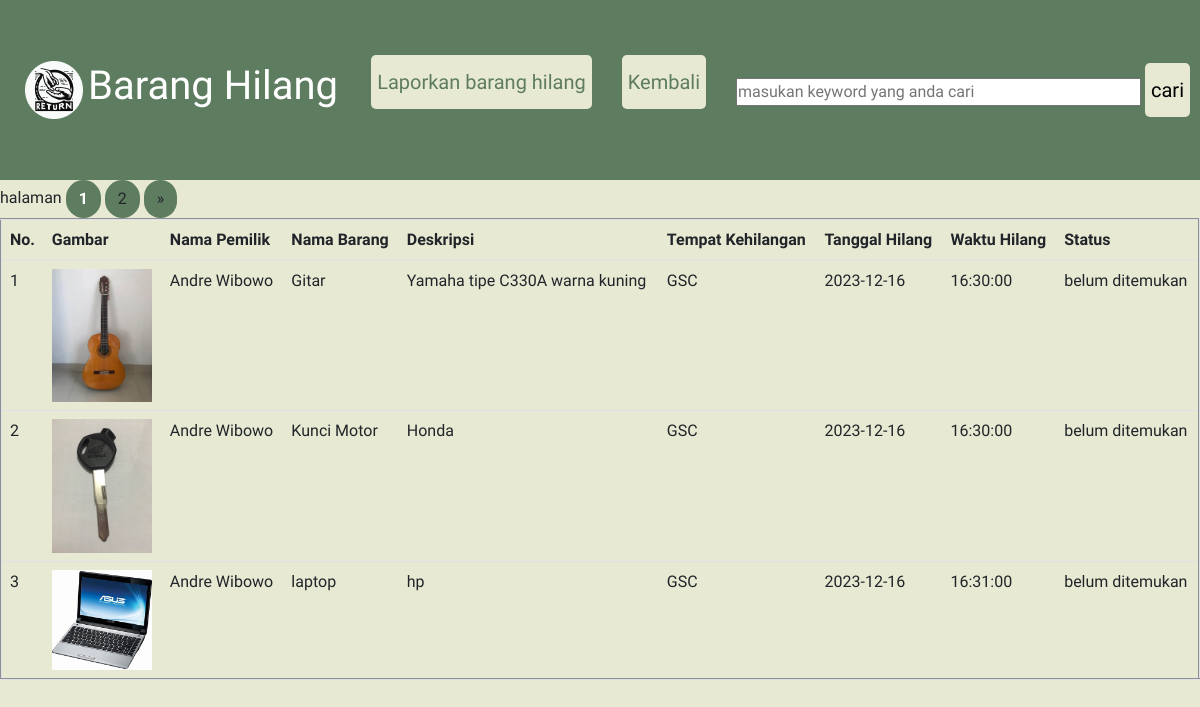
/daftarbrg.php (signed in), run on the app's committed database.
### tables this page shows
CREATE TABLE `barang_hilang` (
  `idbarang` int(11) NOT NULL,
  `nama` char(255) NOT NULL,
  `telepon` char(20) NOT NULL,
  `namabarang` varchar(255) NOT NULL,
  `deskripsi` varchar(255) NOT NULL,
  `tempatkehilangan` varchar(255) NOT NULL,
  `nim` int(10) NOT NULL,
  `tglhilang` date NOT NULL,
  `wkthilang` time NOT NULL,
  `gambar` varchar(50) NOT NULL,
  `status` varchar(50) DEFAULT NULL
);

### function.php (called while the page is built, shortened)
<?php
include_once 'mysqli-connect.php';
function query($query) {
    global $conn;
    $result = mysqli_query($conn, $query);
    $rows = [];
    while ($row = mysqli_fetch_assoc($result)) {
        $rows[] = $row;
    }
    return $rows;
}
?>

### daftarbrg.php (the view, shortened to what this page needs)
<?php
require "function.php";
$jumlahdataperhalaman =  3 ;
$jumlahdata = count(query("SELECT * FROM barang_hilang"));
$jumlahhalaman = ceil($jumlahdata / $jumlahdataperhalaman);
$halamanaktif = ( isset($_GET["halaman"])) ? $_GET["halaman"] : 1;
$awaldata = ($jumlahdataperhalaman * $halamanaktif) - $jumlahdataperhalaman;
$barang_hilang = query(" SELECT * FROM barang_hilang LIMIT $awaldata , $jumlahdataperhalaman ");
?>
<!DOCTYPE html>
<html lang="en">
<head>
    <link rel="stylesheet" href="https://cdn.jsdelivr.net/npm/bootstrap@5.1.3/dist/css/bootstrap.min.css">
    <link rel="stylesheet" href="assets/bootstrap/css/LoginAdminstyle.css">
    <link rel="stylesheet" href="assets/bootstrap/css/landing_page.css">
</head>
<body>
    <header>
        <img src="img/ellipse_2.png" alt="missingcenter-logo" class="logo1" />
        <h1 class="logo">Barang Hilang</h1>
        <nav>
            <ul>
                <li><button class="btn-cta"><a href="baranghilang.php">Laporkan barang hilang</a></button></li>
                <li><button class="btn-cta"><a href="user.php">Kembali</a></button></li>
            </ul>
        </nav>
        <form action="" method="post">
            <dv class="mb-4">
                <input type="text" name="keyword" size="40" placeholder="masukan keyword yang anda cari" autocomplete="off" >
                <button class="btn-cta" type="submit" name="cari" >cari</button>
            </dv>
        </form>
    </header>
    halaman
    <?php for($i = 1; $i <=$jumlahhalaman; $i++) :?>
        <?php if( $i == $halamanaktif): ?>
            <a class="btn" href="?halaman=<?= $i;  ?>" style="font-weight: bold; color: white;" > <?= $i; ?> </a>
        <?php else:?>
            <a class="btn" href="?halaman=<?= $i;  ?>"> <?= $i; ?> </a>
        <?php endif; ?>
    <?php endfor; ?>
    <?php if( $halamanaktif < $jumlahhalaman):?>
        <a class="btn" href="?halaman=<?= $halamanaktif + 1; ?>">&raquo;</a>
    <?php endif; ?>
    <br>
    <table border="2" cellpadding="20" cellspacing="20" class="table" >
        <tr>
            <th>No.</th>
            <th>Gambar</th>
            <th>Nama Pemilik</th>
            <th>Nama Barang</th>
            <th>Deskripsi</th>
            <th>Tempat Kehilangan</th>
            <th>Tanggal Hilang</th>
            <th>Waktu Hilang</th>
            <th>Status</th>
        </tr>
            <?php $i = 1; ?>
            <?php foreach( $barang_hilang as $row ) : ?>
            <tr>
                <td><?= $i ?></td>
                <td><img src="img/<?= $row["gambar"];?>" width="100"></td>
                <td><?= $row["nama"]; ?></td>
                <td><?= $row["namabarang"]; ?></td>
                <td><?= $row["deskripsi"]; ?></td>
                <td><?= $row["tempatkehilangan"]; ?></td>
                <td><?= $row["tglhilang"]; ?></td>
                <td><?= $row["wkthilang"]; ?></td>
                <td><?= $row["status"]; ?></td>
            </tr>
            <?php $i++; ?>
            <?php endforeach; ?>
    </table>
</body>
</html>

### data on the page
barang_hilang: gambar (picture), nama "Andre Wibowo", namabarang "Gitar", deskripsi "Yamaha tipe C330A warna kuning", tempatkehilangan "GSC", tglhilang "2023-12-16", wkthilang "16:30:00", status "belum ditemukan"
barang_hilang: gambar (picture), nama "Andre Wibowo", namabarang "Kunci Motor", deskripsi "Honda", tempatkehilangan "GSC", tglhilang "2023-12-16", wkthilang "16:30:00", status "belum ditemukan"
barang_hilang: gambar (picture), nama "Andre Wibowo", namabarang "laptop", deskripsi "hp", tempatkehilangan "GSC", tglhilang "2023-12-16", wkthilang "16:31:00", status "belum ditemukan"
